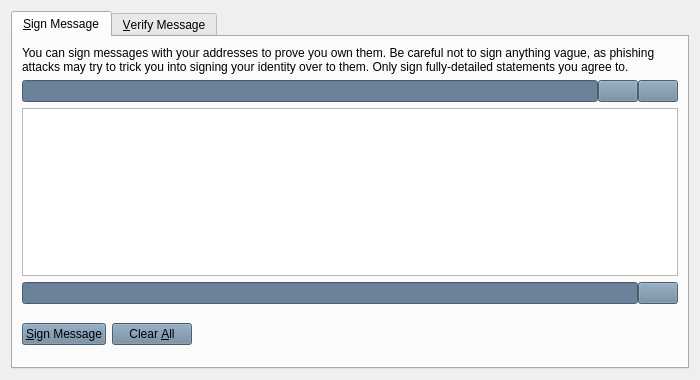
<?xml version="1.0" encoding="UTF-8"?>
<ui version="4.0">
 <class>SignVerifyMessageDialog</class>
 <widget class="QDialog" name="SignVerifyMessageDialog">
  <property name="geometry">
   <rect>
    <x>0</x>
    <y>0</y>
    <width>700</width>
    <height>380</height>
   </rect>
  </property>
  <property name="windowTitle">
   <string>Signatures - Sign / Verify a Message</string>
  </property>
  <property name="styleSheet">
   <string notr="true">background-image: url(:/images/bkg);</string>
  </property>
  <property name="modal">
   <bool>true</bool>
  </property>
  <layout class="QVBoxLayout" name="verticalLayout">
   <item>
    <widget class="QTabWidget" name="tabWidget">
     <property name="currentIndex">
      <number>0</number>
     </property>
     <widget class="QWidget" name="tabSignMessage">
      <attribute name="title">
       <string>&amp;Sign Message</string>
      </attribute>
      <layout class="QVBoxLayout" name="verticalLayout_SM">
       <item>
        <widget class="QLabel" name="infoLabel_SM">
         <property name="text">
          <string>You can sign messages with your addresses to prove you own them. Be careful not to sign anything vague, as phishing attacks may try to trick you into signing your identity over to them. Only sign fully-detailed statements you agree to.</string>
         </property>
         <property name="textFormat">
          <enum>Qt::PlainText</enum>
         </property>
         <property name="wordWrap">
          <bool>true</bool>
         </property>
        </widget>
       </item>
       <item>
        <layout class="QHBoxLayout" name="horizontalLayout_1_SM">
         <property name="spacing">
          <number>0</number>
         </property>
         <item>
          <widget class="QValidatedLineEdit" name="addressIn_SM">
           <property name="toolTip">
            <string>The address to sign the message with (e.g. JgZaH1DdikpMTYc2x1Xb6eFBkKGibjmPb9)</string>
           </property>
           <property name="styleSheet">
            <string notr="true">background-image: url(:/images/bgbfree);
background-color: rgb(106, 131, 154);</string>
           </property>
           <property name="maxLength">
            <number>34</number>
           </property>
          </widget>
         </item>
         <item>
          <widget class="QPushButton" name="addressBookButton_SM">
           <property name="toolTip">
            <string>Choose an address from the address book</string>
           </property>
           <property name="styleSheet">
            <string notr="true">background-color: rgb(106, 131, 154);
background-image: url(:/images/bgbfree);</string>
           </property>
           <property name="text">
            <string/>
           </property>
           <property name="icon">
            <iconset resource="../bitcoin.qrc">
             <normaloff>:/icons/address-book</normaloff>:/icons/address-book</iconset>
           </property>
           <property name="shortcut">
            <string>Alt+A</string>
           </property>
           <property name="autoDefault">
            <bool>false</bool>
           </property>
          </widget>
         </item>
         <item>
          <widget class="QPushButton" name="pasteButton_SM">
           <property name="toolTip">
            <string>Paste address from clipboard</string>
           </property>
           <property name="styleSheet">
            <string notr="true">background-color: rgb(106, 131, 154);
background-image: url(:/images/bgbfree);</string>
           </property>
           <property name="text">
            <string/>
           </property>
           <property name="icon">
            <iconset resource="../bitcoin.qrc">
             <normaloff>:/icons/editpaste</normaloff>:/icons/editpaste</iconset>
           </property>
           <property name="shortcut">
            <string>Alt+P</string>
           </property>
           <property name="autoDefault">
            <bool>false</bool>
           </property>
          </widget>
         </item>
        </layout>
       </item>
       <item>
        <widget class="QPlainTextEdit" name="messageIn_SM">
         <property name="toolTip">
          <string>Enter the message you want to sign here</string>
         </property>
        </widget>
       </item>
       <item>
        <layout class="QHBoxLayout" name="horizontalLayout_2_SM">
         <property name="spacing">
          <number>0</number>
         </property>
         <item>
          <widget class="QLineEdit" name="signatureOut_SM">
           <property name="font">
            <font>
             <italic>true</italic>
            </font>
           </property>
           <property name="styleSheet">
            <string notr="true">background-color: rgb(106, 131, 154);</string>
           </property>
           <property name="readOnly">
            <bool>true</bool>
           </property>
          </widget>
         </item>
         <item>
          <widget class="QPushButton" name="copySignatureButton_SM">
           <property name="toolTip">
            <string>Copy the current signature to the system clipboard</string>
           </property>
           <property name="styleSheet">
            <string notr="true">background-image: url(:/images/bgbfree);
background-color: rgb(106, 131, 154);</string>
           </property>
           <property name="text">
            <string/>
           </property>
           <property name="icon">
            <iconset resource="../bitcoin.qrc">
             <normaloff>:/icons/editcopy</normaloff>:/icons/editcopy</iconset>
           </property>
           <property name="autoDefault">
            <bool>false</bool>
           </property>
          </widget>
         </item>
        </layout>
       </item>
       <item>
        <layout class="QHBoxLayout" name="horizontalLayout_3_SM">
         <item>
          <widget class="QPushButton" name="signMessageButton_SM">
           <property name="toolTip">
            <string>Sign the message to prove you own this azteccoin address</string>
           </property>
           <property name="styleSheet">
            <string notr="true">background-color: rgb(106, 131, 154);
background-image: url(:/images/bgbfree);</string>
           </property>
           <property name="text">
            <string>&amp;Sign Message</string>
           </property>
           <property name="icon">
            <iconset resource="../bitcoin.qrc">
             <normaloff>:/icons/edit</normaloff>:/icons/edit</iconset>
           </property>
           <property name="autoDefault">
            <bool>false</bool>
           </property>
          </widget>
         </item>
         <item>
          <widget class="QPushButton" name="clearButton_SM">
           <property name="toolTip">
            <string>Reset all sign message fields</string>
           </property>
           <property name="styleSheet">
            <string notr="true">background-color: rgb(106, 131, 154);
background-image: url(:/images/bgbfree);</string>
           </property>
           <property name="text">
            <string>Clear &amp;All</string>
           </property>
           <property name="icon">
            <iconset resource="../bitcoin.qrc">
             <normaloff>:/icons/remove</normaloff>:/icons/remove</iconset>
           </property>
           <property name="autoDefault">
            <bool>false</bool>
           </property>
          </widget>
         </item>
         <item>
          <spacer name="horizontalSpacer_1_SM">
           <property name="orientation">
            <enum>Qt::Horizontal</enum>
           </property>
           <property name="sizeHint" stdset="0">
            <size>
             <width>40</width>
             <height>48</height>
            </size>
           </property>
          </spacer>
         </item>
         <item>
          <widget class="QLabel" name="statusLabel_SM">
           <property name="font">
            <font>
             <weight>75</weight>
             <bold>true</bold>
            </font>
           </property>
           <property name="styleSheet">
            <string notr="true">background-image: url(:/images/bgbfree);</string>
           </property>
           <property name="text">
            <string/>
           </property>
           <property name="wordWrap">
            <bool>true</bool>
           </property>
          </widget>
         </item>
         <item>
          <spacer name="horizontalSpacer_2_SM">
           <property name="orientation">
            <enum>Qt::Horizontal</enum>
           </property>
           <property name="sizeHint" stdset="0">
            <size>
             <width>40</width>
             <height>48</height>
            </size>
           </property>
          </spacer>
         </item>
        </layout>
       </item>
      </layout>
     </widget>
     <widget class="QWidget" name="tabVerifyMessage">
      <attribute name="title">
       <string>&amp;Verify Message</string>
      </attribute>
      <layout class="QVBoxLayout" name="verticalLayout_VM">
       <item>
        <widget class="QLabel" name="infoLabel_VM">
         <property name="text">
          <string>Enter the signing address, message (ensure you copy line breaks, spaces, tabs, etc. exactly) and signature below to verify the message. Be careful not to read more into the signature than what is in the signed message itself, to avoid being tricked by a man-in-the-middle attack.</string>
         </property>
         <property name="textFormat">
          <enum>Qt::PlainText</enum>
         </property>
         <property name="alignment">
          <set>Qt::AlignLeading|Qt::AlignLeft|Qt::AlignTop</set>
         </property>
         <property name="wordWrap">
          <bool>true</bool>
         </property>
        </widget>
       </item>
       <item>
        <layout class="QHBoxLayout" name="horizontalLayout_1_VM">
         <property name="spacing">
          <number>0</number>
         </property>
         <item>
          <widget class="QValidatedLineEdit" name="addressIn_VM">
           <property name="toolTip">
            <string>The address the message was signed with (e.g. JgZaH1DdikpMTYc2x1Xb6eFBkKGibjmPb9)</string>
           </property>
           <property name="styleSheet">
            <string notr="true">background-color: rgb(106, 131, 154);</string>
           </property>
           <property name="maxLength">
            <number>34</number>
           </property>
          </widget>
         </item>
         <item>
          <widget class="QPushButton" name="addressBookButton_VM">
           <property name="toolTip">
            <string>Choose an address from the address book</string>
           </property>
           <property name="styleSheet">
            <string notr="true">background-color: rgb(106, 131, 154);
background-image: url(:/images/bgbfree);</string>
           </property>
           <property name="text">
            <string/>
           </property>
           <property name="icon">
            <iconset resource="../bitcoin.qrc">
             <normaloff>:/icons/address-book</normaloff>:/icons/address-book</iconset>
           </property>
           <property name="shortcut">
            <string>Alt+A</string>
           </property>
           <property name="autoDefault">
            <bool>false</bool>
           </property>
          </widget>
         </item>
        </layout>
       </item>
       <item>
        <widget class="QPlainTextEdit" name="messageIn_VM"/>
       </item>
       <item>
        <widget class="QValidatedLineEdit" name="signatureIn_VM">
         <property name="styleSheet">
          <string notr="true">background-color: rgb(106, 131, 154);</string>
         </property>
        </widget>
       </item>
       <item>
        <layout class="QHBoxLayout" name="horizontalLayout_2_VM">
         <item>
          <widget class="QPushButton" name="verifyMessageButton_VM">
           <property name="toolTip">
            <string>Verify the message to ensure it was signed with the specified azteccoin address</string>
           </property>
           <property name="styleSheet">
            <string notr="true">background-color: rgb(106, 131, 154);
background-image: url(:/images/bgbfree);</string>
           </property>
           <property name="text">
            <string>&amp;Verify Message</string>
           </property>
           <property name="icon">
            <iconset resource="../bitcoin.qrc">
             <normaloff>:/icons/transaction_0</normaloff>:/icons/transaction_0</iconset>
           </property>
           <property name="autoDefault">
            <bool>false</bool>
           </property>
          </widget>
         </item>
         <item>
          <widget class="QPushButton" name="clearButton_VM">
           <property name="toolTip">
            <string>Reset all verify message fields</string>
           </property>
           <property name="styleSheet">
            <string notr="true">background-color: rgb(106, 131, 154);
background-image: url(:/images/bgbfree);</string>
           </property>
           <property name="text">
            <string>Clear &amp;All</string>
           </property>
           <property name="icon">
            <iconset resource="../bitcoin.qrc">
             <normaloff>:/icons/remove</normaloff>:/icons/remove</iconset>
           </property>
           <property name="autoDefault">
            <bool>false</bool>
           </property>
          </widget>
         </item>
         <item>
          <spacer name="horizontalSpacer_1_VM">
           <property name="orientation">
            <enum>Qt::Horizontal</enum>
           </property>
           <property name="sizeHint" stdset="0">
            <size>
             <width>40</width>
             <height>48</height>
            </size>
           </property>
          </spacer>
         </item>
         <item>
          <widget class="QLabel" name="statusLabel_VM">
           <property name="font">
            <font>
             <weight>75</weight>
             <bold>true</bold>
            </font>
           </property>
           <property name="styleSheet">
            <string notr="true">background-image: url(:/images/bgbfree);</string>
           </property>
           <property name="text">
            <string/>
           </property>
           <property name="wordWrap">
            <bool>true</bool>
           </property>
          </widget>
         </item>
         <item>
          <spacer name="horizontalSpacer_2_VM">
           <property name="orientation">
            <enum>Qt::Horizontal</enum>
           </property>
           <property name="sizeHint" stdset="0">
            <size>
             <width>40</width>
             <height>48</height>
            </size>
           </property>
          </spacer>
         </item>
        </layout>
       </item>
      </layout>
     </widget>
    </widget>
   </item>
  </layout>
 </widget>
 <customwidgets>
  <customwidget>
   <class>QValidatedLineEdit</class>
   <extends>QLineEdit</extends>
   <header>qvalidatedlineedit.h</header>
  </customwidget>
 </customwidgets>
 <resources>
  <include location="../bitcoin.qrc"/>
 </resources>
 <connections/>
</ui>
